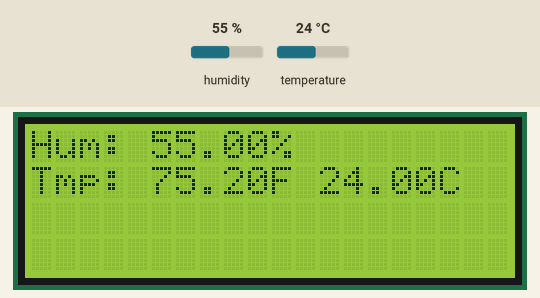
Simulated run of this sketch. Board: Arduino Uno, built with avr-gcc and run on an emulated ATmega328P. Shown: 20×4 character LCD. The inputs (shaded band) are chosen by the test bench; at power-on: humidity 55 %, temperature 24 °C. What the sketch prints to the serial monitor is not drawn.

Above: at 2.7 s.
2.8 s: humidity set to 22 %
At 6.4 s:
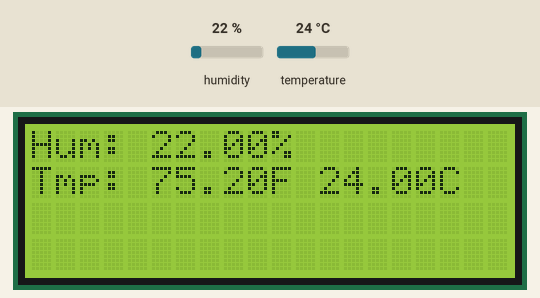
7.7 s: temperature set to 12 °C
At 9.8 s:
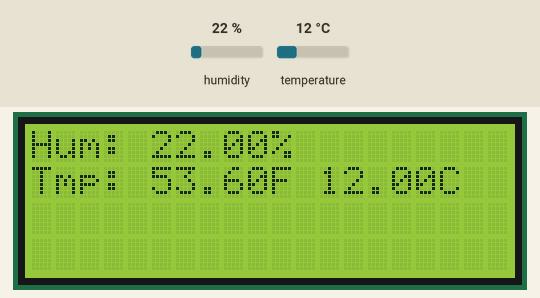
12.6 s: humidity set to 40 %
At 13.3 s:
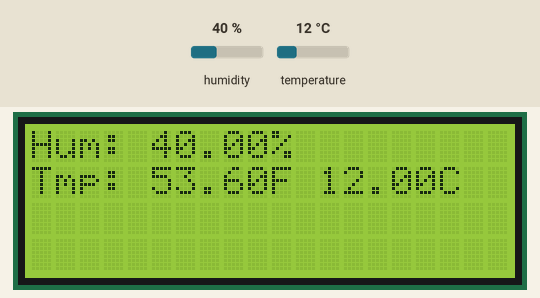
17.5 s: temperature set to 19 °C
At 20.2 s:
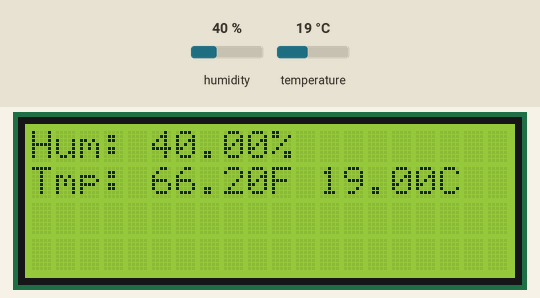
Timing chart, 0 to 21.7 s (numbered marks = the images above; inputs shaded):
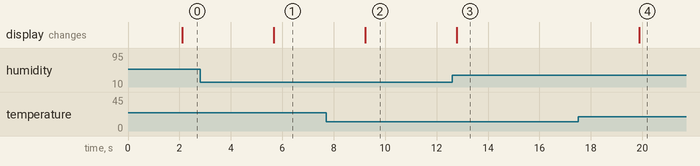

Measured:
- after the input at 2.8 s, the display: changes after 2.9 s (image 1)
- after the input at 7.7 s, the display: changes after 1.5 s (image 2)
- after the input at 12.6 s, the display: changes after 0.18 s (image 3)
- after the input at 17.5 s, the display: changes after 2.4 s (image 4)

The sketch:

DHT22___LCD.ino
```cpp
// Example testing sketch for various DHT humidity/temperature sensors
// Written by ladyada, public domain

// REQUIRES the following Arduino libraries:
// - DHT Sensor Library: https://github.com/adafruit/DHT-sensor-library
// - Adafruit Unified Sensor Lib: https://github.com/adafruit/Adafruit_Sensor

#include "DHT.h"


// Include the libraries:
// LiquidCrystal_I2C.h: https://github.com/johnrickman/LiquidCrystal_I2C
#include <Wire.h> // Library for I2C communication
#include <LiquidCrystal_I2C.h> // Library for LCD
// Wiring: SDA pin is connected to A4 and SCL pin to A5.
// Connect to LCD via I2C, default address 0x27 (A0-A2 not jumpered)
LiquidCrystal_I2C lcd = LiquidCrystal_I2C(0x27, 20, 4); // Change to (0x27,16,2) for 16x2 LCD.


#define DHTPIN 2     // Digital pin connected to the DHT sensor
// Feather HUZZAH ESP8266 note: use pins 3, 4, 5, 12, 13 or 14 --
// Pin 15 can work but DHT must be disconnected during program upload.

// Uncomment whatever type you're using!
//#define DHTTYPE DHT11   // DHT 11
#define DHTTYPE DHT22   // DHT 22  (AM2302), AM2321
//#define DHTTYPE DHT21   // DHT 21 (AM2301)

// Connect pin 1 (on the left) of the sensor to +5V
// NOTE: If using a board with 3.3V logic like an Arduino Due connect pin 1
// to 3.3V instead of 5V!
// Connect pin 2 of the sensor to whatever your DHTPIN is
// Connect pin 4 (on the right) of the sensor to GROUND
// Connect a 10K resistor from pin 2 (data) to pin 1 (power) of the sensor

// Initialize DHT sensor.
// Note that older versions of this library took an optional third parameter to
// tweak the timings for faster processors.  This parameter is no longer needed
// as the current DHT reading algorithm adjusts itself to work on faster procs.
DHT dht(DHTPIN, DHTTYPE);

void setup() {
  lcd.init();
  lcd.backlight();
  Serial.begin(9600);
  Serial.println(F("DHTxx test!"));
  dht.begin();
}

void loop() {


  // Wait a few seconds between measurements.
  delay(2000);

  // Reading temperature or humidity takes about 250 milliseconds!
  // Sensor readings may also be up to 2 seconds 'old' (its a very slow sensor)
  float h = dht.readHumidity();
  // Read temperature as Celsius (the default)
  float t = dht.readTemperature();
  // Read temperature as Fahrenheit (isFahrenheit = true)
  float f = dht.readTemperature(true);

  // Check if any reads failed and exit early (to try again).
  if (isnan(h) || isnan(t) || isnan(f)) {
    Serial.println(F("Failed to read from DHT sensor!"));
    return;
  }

  // Compute heat index in Fahrenheit (the default)
  float hif = dht.computeHeatIndex(f, h);
  // Compute heat index in Celsius (isFahreheit = false)
  float hic = dht.computeHeatIndex(t, h, false);

  Serial.print(F("Humidity: "));
  Serial.print(h);
  Serial.print(F("%  Temperature: "));
  Serial.print(t);
  Serial.print(F("°C "));
  Serial.print(f);
  Serial.print(F("°F  Heat index: "));
  Serial.print(hic);
  Serial.print(F("°C "));
  Serial.print(hif);
  Serial.println(F("°F"));


 // Print 'Hello World!' on the first line of the LCD:
  lcd.setCursor(0, 0);
  lcd.print(F("Hum: "));
  lcd.print(h);
  lcd.print("%");

  lcd.setCursor(0, 1);
  lcd.print(F("Tmp: "));
  lcd.print(f);
  lcd.print("F ");
  lcd.print(t);
  lcd.print("C");

  delay(1500);
  lcd.home();


}
```
